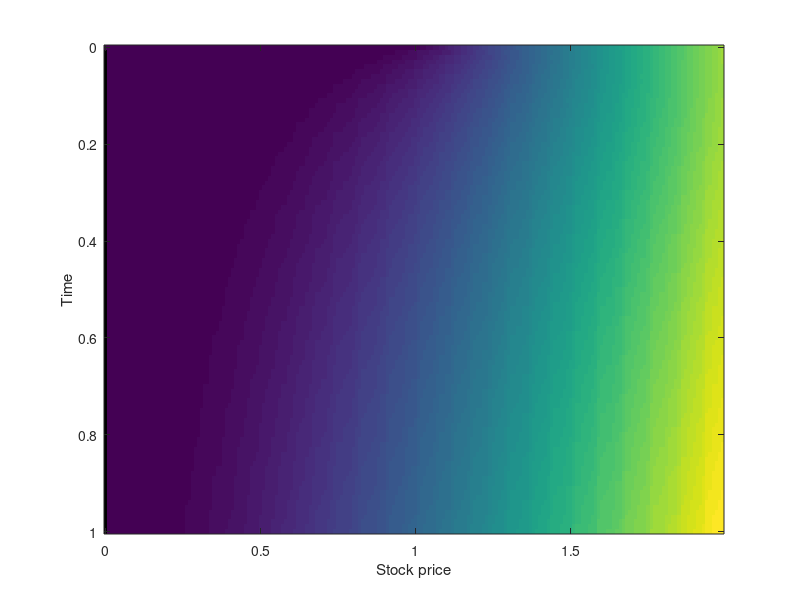
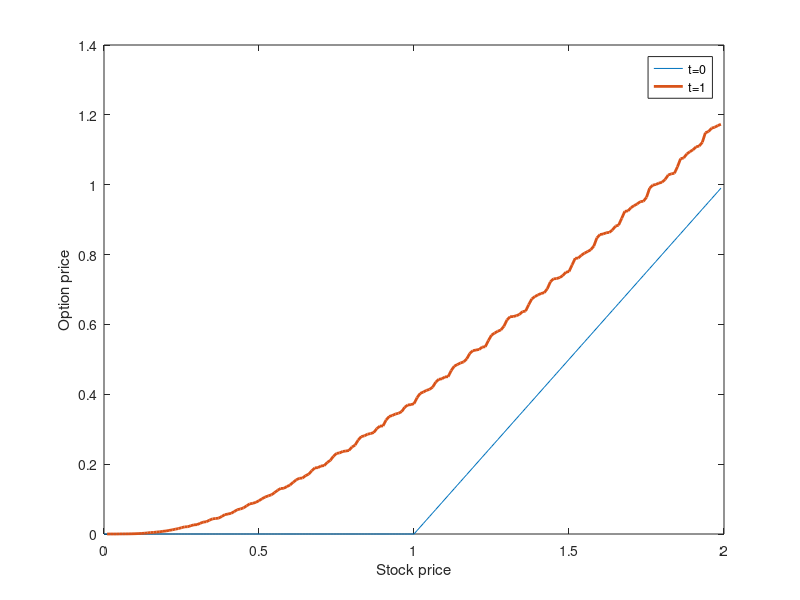

Source code (MATLAB) for these figures, in order:
dt=0.01; mu=0.1; sigma=1; t=10;
S=1;
for indx=1:(t/dt)
S(indx+1)=S(indx)*exp(mu*dt+randn*sigma*sqrt(dt));
end;
%%
dt=0.01; t=0:dt:1; sigma=1; mu=0;
p=1; %stock strike price
s_vec=0:0.01:50; %possible values of stock price
v=zeros(length(t),length(s_vec));
v(1,:)=max(0,s_vec-p); %boundary conditions for solving the backwards recursive relation
for indx=2:length(t)
    for s_indx=1:length(s_vec)
        s=s_vec(s_indx);
        s_p=s*exp(mu*dt+sigma*sqrt(dt)); %if the market goes up
        s_m=s*exp(mu*dt-sigma*sqrt(dt)); %and down
        [tmp,indx_p]=min(abs(s_p-s_vec)); %used to round s_p to value in s_vec
        [tmp,indx_m]=min(abs(s_m-s_vec));
        x=(v(indx-1,indx_p)-v(indx-1,indx_m))/(s_p-s_m);
        v(indx,s_indx)=v(indx-1,indx_p)-x*(s_p-s); %option pricing for earlier time
    end;
end;
range=1:200;
imagesc(s_vec(range),t,v(:,range));
ylabel('Time'); xlabel('Stock price');
figure;
plot(s_vec(range),v(1,range),s_vec(range),v(end,range),'linewidth',2);
xlabel('Stock price'); ylabel('Option price'); legend('t=0', 't=1');
